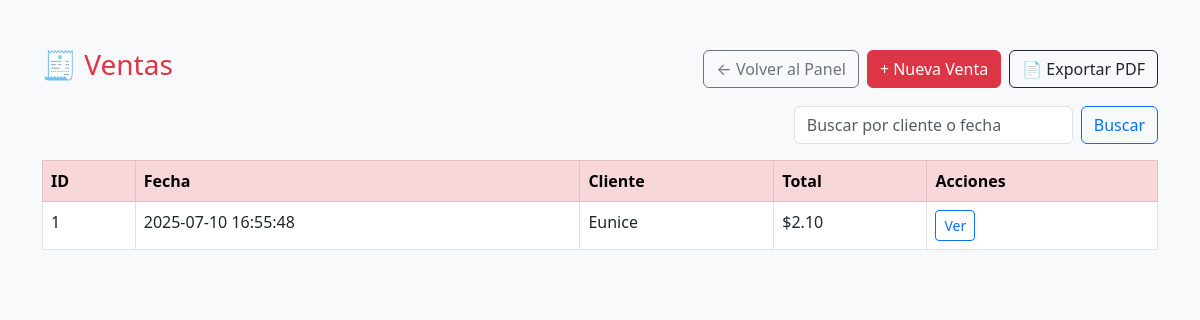
The app's page /modules/ventas/lista.php with its own data.
### tables this page shows
CREATE TABLE `ventas` (
  `id` int(11) NOT NULL,
  `fecha` datetime DEFAULT current_timestamp(),
  `cliente_id` int(11) DEFAULT NULL,
  `total` decimal(10,2) DEFAULT NULL
);

CREATE TABLE `clientes` (
  `id` int(11) NOT NULL,
  `nombre` varchar(100) NOT NULL,
  `correo` varchar(100) DEFAULT NULL,
  `telefono` varchar(20) DEFAULT NULL,
  `descripcion` text DEFAULT NULL
);

### modules/ventas/lista.php (the view, shortened to what this page needs)
<?php
require '../../includes/db.php';
$busqueda = $_GET['buscar'] ?? '';
$sql = "SELECT v.id, v.fecha, c.nombre AS cliente, v.total
        FROM ventas v
        LEFT JOIN clientes c ON v.cliente_id = c.id
        WHERE c.nombre LIKE ? OR v.fecha LIKE ?
        ORDER BY v.fecha DESC";
$stmt = $conn->prepare($sql);
$like = "%$busqueda%";
$stmt->bind_param("ss", $like, $like);
$stmt->execute();
$resultado = $stmt->get_result();
?>
<!DOCTYPE html>
<html lang="es">
<head>
    <link href="https://cdn.jsdelivr.net/npm/bootstrap@5.3.0/dist/css/bootstrap.min.css" rel="stylesheet">
</head>
<body class="bg-light">
<div class="container mt-5">
    <div class="d-flex justify-content-between align-items-center mb-3">
        <h3 class="text-danger">🧾 Ventas</h3>
        <div class="d-flex gap-2">
            <a href="../dashboard/dashboard.php" class="btn btn-outline-secondary">← Volver al Panel</a>
            <a href="crear.php" class="btn btn-danger">+ Nueva Venta</a>
            <a href="../../fpdf.php?buscar=<?= urlencode($busqueda) ?>" class="btn btn-outline-dark">📄 Exportar PDF</a>
        </div>
    </div>
    <form method="GET" class="mb-3 d-flex justify-content-end">
        <input type="text" name="buscar" class="form-control w-25 me-2" placeholder="Buscar por cliente o fecha" value="<?= htmlspecialchars($busqueda) ?>">
        <button type="submit" class="btn btn-outline-primary">Buscar</button>
    </form>
    <?php if ($resultado->num_rows === 0): ?>
        <div class="alert alert-info">Aún no hay ventas registradas.</div>
    <?php else: ?>
        <table class="table table-bordered table-hover">
            <thead class="table-danger">
                <tr>
                    <th>ID</th>
                    <th>Fecha</th>
                    <th>Cliente</th>
                    <th>Total</th>
                    <th>Acciones</th>
                </tr>
            </thead>
            <tbody>
                <?php while ($row = $resultado->fetch_assoc()): ?>
                    <tr>
                        <td><?= $row['id'] ?></td>
                        <td><?= $row['fecha'] ?></td>
                        <td><?= $row['cliente'] ?? 'Sin cliente' ?></td>
                        <td>$<?= number_format($row['total'], 2) ?></td>
                        <td>
                            <a href="detalle.php?id=<?= $row['id'] ?>" class="btn btn-sm btn-outline-primary">Ver</a>
                        </td>
                    </tr>
                <?php endwhile; ?>
            </tbody>
        </table>
    <?php endif; ?>
</div>
</body>
</html>

### records on screen
ventas: id "1", fecha "2025-07-10 16:55:48", cliente.nombre "Eunice", total "2.10"
